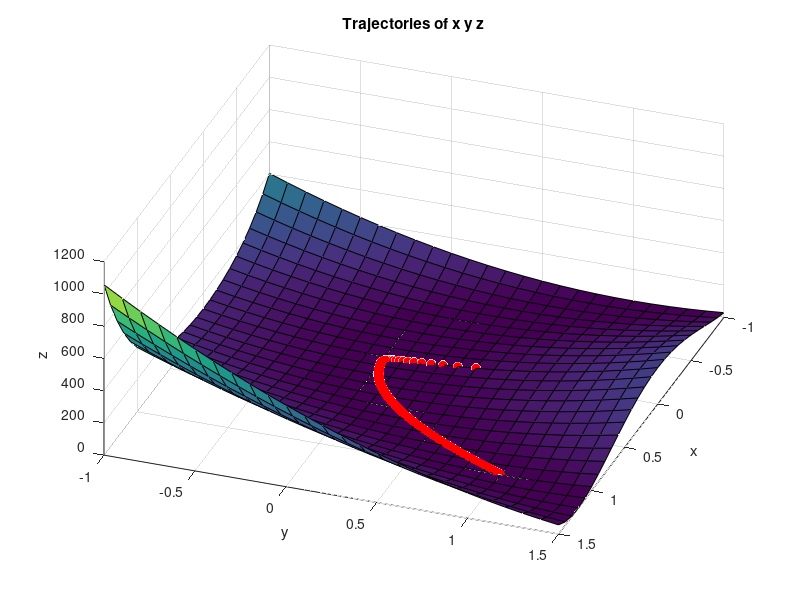
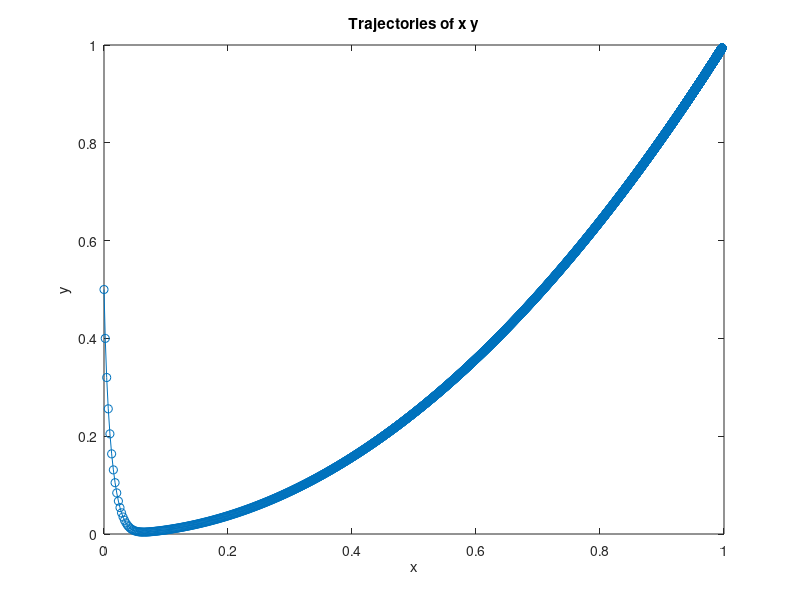

These figures' MATLAB source, in order:
clear all
clc

% Define the Rosenbrock function
rosenbrock = @(x,y) 100 * (y - x^2)^2 + (1 - x)^2;

% Define the gradient of the Rosenbrock function
rosenbrock_grad = @(x,y) [-400*x*(y-x^2)-2*(1-x); 200*(y-x^2)];

% Set the initial point
x=0;
y=0.5;

% Set the tolerance level
tol = 1e-5;

% Set the step size (also known as the learning rate)
alpha = 0.001;

% Initialize the iteration counter
Num_k = 1;

% Initialize the trajectory matrix
x_trajectory=[];
y_trajectory=[];
z_trajectory=[];

% Start the steepest descent algorithm
while rosenbrock(x,y) > tol

    % Record the trajectory 
    x_trajectory(Num_k,1) = x;
    y_trajectory(Num_k,1) = y;
    z_trajectory(Num_k,1) = rosenbrock(x,y); 

    % Compute the gradient
    p = rosenbrock_grad(x,y);
    
    % Update the current point
    x = x - alpha*p(1);
    y = y - alpha*p(2);

    % Increment the iteration counter
    Num_k = Num_k + 1;

end
    % Record the last trajectory 
    x_trajectory(Num_k,1) = x;
    y_trajectory(Num_k,1) = y;
    z_trajectory(Num_k,1) = rosenbrock(x,y);


% Plot the trajectories 
figure;
plot3(x_trajectory,y_trajectory,z_trajectory,'o', 'MarkerSize', 6, 'MarkerFaceColor', 'red','MarkerEdgeColor', 'red');
grid on;
hold on;

% Plot the valley function
[m,n] = meshgrid(-1:0.1:1.5);
q = (1-m).^2 + 100*(n-m.^2).^2;
surf(m,n,q);
view(110,50);

% Set the figure
xlabel('x');
ylabel('y');
zlabel('z');
title('Trajectories of x y z');

% Plot the x y in 2D
figure;
plot(x_trajectory,y_trajectory, '-o');
xlabel('x');
ylabel('y');
title('Trajectories of x y');

% Display the minimum value and the number of iterations
fprintf('Minimum value: %f\n', rosenbrock(x,y));
fprintf('Number of iterations: %d\n', Num_k);
